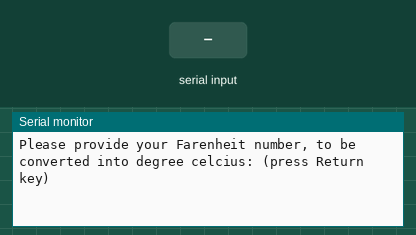
This sketch was run on a simulated Arduino Uno, built with avr-gcc and run on an emulated ATmega328P. Shown: the last lines printed to the serial monitor. The inputs (shaded band) are chosen by the test bench.

Above: at 1.2 s.
1.3 s: "90,45\n" received over Serial
At 1.37 s:
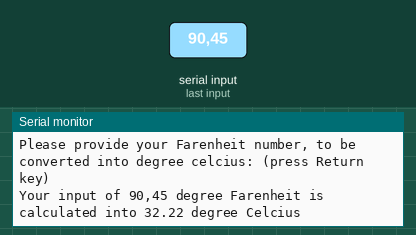
2.8 s: "5\n" received over Serial
At 2.87 s:
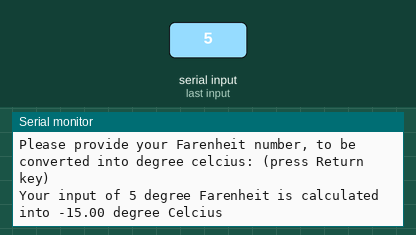

Measured:
- after the input at 1.3 s, the serial monitor: prints a new line at once (image 1)
- after the input at 2.8 s, the serial monitor: prints a new line at once (image 2)

The sketch:

farenheit_to_celcius.ino
```cpp
void setup() {
  // put your setup code here, to run once:

  Serial.begin(9600);
  Serial.setTimeout(60000);


}

void loop() {
  // put your main code here, to run repeatedly:
  //Serial.println("Testje from VSC");
  float farenheitInput;
  float celciusOutput;
  Serial.println("Please provide your Farenheit number, to be converted into degree celcius: (press Return key)");
  String farenheitInputStr = Serial.readStringUntil('\n');

  //  (fahrenheit - 32.0) * 5.0 / 9.0  --> formulate from people smarter then myself
  farenheitInput = farenheitInputStr.toFloat();

  celciusOutput = (farenheitInput - 32) * 5 / 9;

  Serial.println("Your input of " + farenheitInputStr + " degree Farenheit is calculated into " + celciusOutput + " degree Celcius");


  //delay(6000);


}
```
